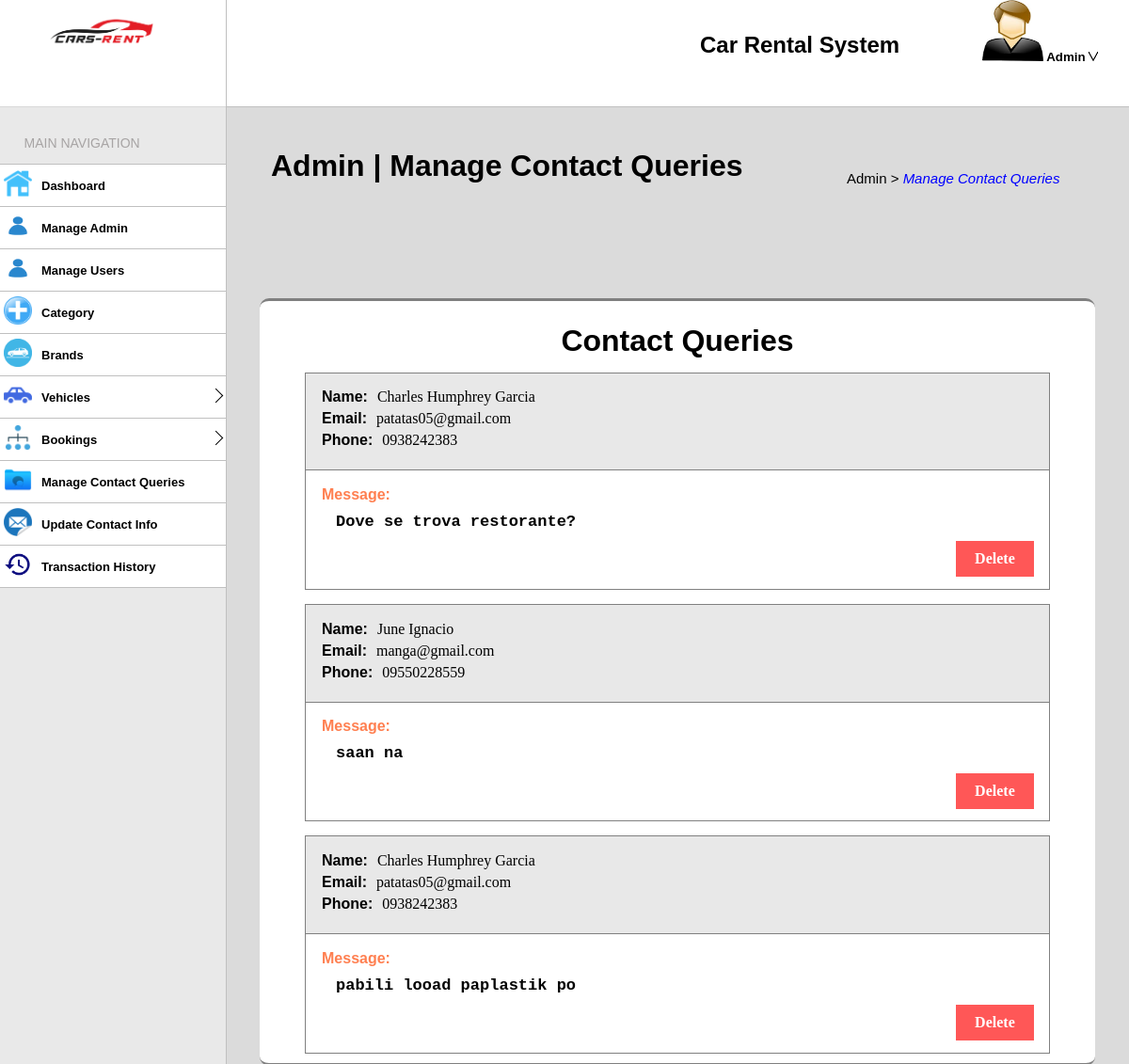
Page /contactqueries.php on the committed database.
### tables this page shows
CREATE TABLE `contactus` (
  `id` int(11) NOT NULL,
  `user_id` int(11) NOT NULL,
  `message` longtext NOT NULL,
  `postingdate` timestamp NOT NULL DEFAULT current_timestamp(),
  `status` int(11) NOT NULL
);

CREATE TABLE `tblusers` (
  `user_id` int(11) NOT NULL,
  `First_Name` varchar(120) NOT NULL,
  `Last_Name` varchar(120) NOT NULL,
  `Email` varchar(100) NOT NULL,
  `Password` varchar(100) NOT NULL,
  `ContactNo` char(11) NOT NULL,
  `house_no` varchar(20) DEFAULT NULL,
  `street` varchar(100) DEFAULT NULL,
  `Barangay` varchar(100) NOT NULL,
  `City` varchar(100) NOT NULL,
  `ZipCode` int(4) NOT NULL,
  `Province` varchar(100) NOT NULL,
  `Country` varchar(100) NOT NULL,
  `RegDate` date NOT NULL
);

### contactqueries.php (the view, shortened to what this page needs)
<?php
	include("include/connection.php");
?>
<!DOCTYPE html>
<html>
<head>
	<link rel="stylesheet" type="text/css" href="css/style.css">
	<link rel="stylesheet" type="text/css" href="css/users.css">
	<link rel="stylesheet" type="text/css" href="css/animate.min.css">
	<link rel="stylesheet" type="text/css" href="css/products.css">
</head>
<body>
	<h1 class="path">Admin | Manage Contact Queries</h1>
	<p class="path1">Admin > <i style="color: blue;">Manage Contact Queries</i> </p>
	<div class="top-left">
		<img src="img/logo.png">
	</div>
	<div class="top-right">
		<h2>Car Rental System</h2>
		<button href class="dropdown">
			<img src="img/user.jpg" class="icon">
			Admin
			<img src="img/dropdown.png" class="down">
		</button>
	</div>
	<div class="bottom-left">
		<span style="font-family: 'Arial',sans-serif;font-size: 14px;position: absolute;top: 3%;
		left: 11%;color: #a7a4a4;">MAIN NAVIGATION</span>
		<div class="images" style="margin-top: 61px;border-top: 1px solid silver;">
			<span><img src="img/home.png"></span>
			<span class="secspan"><a class="navbtn" href="admin.php" >Dashboard</a></span>
		</div>
		<div class="images">
			<span><img src="img/person.png"></span>
			<span class="secspan"><a class="navbtn" href="manageadmin.php" >Manage Admin</a></span>
		</div>
		<div class="images">
			<span><img src="img/person.png"></span>
			<span class="secspan"><a class="navbtn" href="users.php" >Manage Users</a></span>
		</div>
		<div class="images">
			<span><img src="img/add.png"></span>
			<span class="secspan"><a class="navbtn" href="category.php" >Category</a></span>
		</div>
		<div class="images">
			<span><img src="img/brand.png"></span>
			<span class="secspan"><a class="navbtn" href="brand.php" >Brands</a></span>
		</div>
		<div class="images">
			<span><img src="img/vehicle.png"></span>
			<span class="secspan"><button id="vehicle" class="navbtn" href="vehicle.php" >Vehicles</button></span>
			<span class="arrowcase1"><div class="arrow1"></div></span>
		</div>
		<div class="images">
			<span><img src="img/booking.png"></span>
			<span class="secspan"><button id="bookings" class="navbtn" href="#" >Bookings</button></span>
			<span class="arrowcase2"><div class="arrow2"></div></span>
		</div>
		<div class="images">
			<span><img src="img/message.png"></span>
			<span class="secspan"><a class="navbtn" href="contactqueries.php" >Manage Contact Queries</a></span>
		</div>
		<div class="images">
			<span><img src="img/contactinfo.png"></span>
			<span class="secspan"><a class="navbtn" href="upcontactinfo.php" >Update Contact Info</a></span>
		</div>
		<div class="images">
			<span><img src="img/history.png"></span>
			<span class="secspan"><a class="navbtn" href="transaction.php" >Transaction History</a></span>
		</div>
	</div>
	<div class="tablebox tablebox1"  style="width:70%;">
		<h1 style="font-family: 'Agency FB', sans-serif;">Contact Queries</h1>
				<?php
					$sql_show = "SELECT *
					from tblusers
					INNER JOIN contactus
					ON tblusers.user_id = contactus.user_id";
					$result = $conn->query($sql_show);
					if ($result->num_rows>0) {
						while ($rows = $result->fetch_assoc()) {
							$full_name = $rows['First_Name'].' '.$rows['Last_Name'];
				?>
						<div class="box box0" style="margin-top: 15px;border-bottom: none;">
							<div class="boxin">
								<b>Name: </b>
								<p><?php echo $full_name; ?></p>
							</div>
							<div class="boxin">
								<b>Email: </b>
								<p><?php echo $rows['Email']; ?></p>
							</div>
							<div class="boxin">
								<b>Phone: </b>
								<p><?php echo $rows['ContactNo']; ?></p>
							</div>
						</div>
						<div class="box box1">
							<div class="boxon">
								<b>Message: </b>
								<p><?php echo $rows['message']; ?></p>
							</div>
							<a class="delete" href="contacts.php?del1=<?php echo $rows['id']; ?>">Delete</a>
						</div>
				<?php
						}
					}
				?>
	</div>
</body>
</html>

### css/style.css (style rules this page uses)
* { padding: 0; margin: 0; }
body { overflow:scroll; z-index: 1; background-color: #80808047; }
.path { font-family: "Agency FB", sans-serif; position: absolute; top: 14%; left: 24%; }
.path1 { position: absolute; top: 16%; left: 75%; font-family: "Raleway", sans-serif; font-weight: 100; font-size: 15px; }
.top-left { width: 20%; height: 10%; position: fixed; top: 0; border-bottom: 1px solid silver; background-color: white; }
.top-left img { margin-left: 20%; width: 50%; margin-top: 5%; }
.top-right { border-left: 1px solid silver; width: 80%; height: 10%; position: fixed; top: 0; left: 20%; border-bottom: 1px solid silver; background-color: white; z-index: 3; }
.bottom-left { width: 20.1%; height: 90%; position: fixed; top: 10%; left: -1px; background-color: #ffffff61; border-right:1px solid silver; }
.top-right h2 { font-family: "Raleway", sans-serif; position: fixed; top: 3%; left: 62%; }
.dropdown { background-color: white; border: none; position: fixed; top: 0%; left: 87%; font-weight: 700; }
.dropdown .icon { width: 65px; height: 65px; ; }
.dropdown .down { width: 10px; height: 10px; }
.bottom-left .images { background-color: white; width: 100%; transition: ease-in-out .2s ; display: flex; border-bottom: 1px solid silver; }
.bottom-left .images span img { width: 30px; height: 30px; margin: 5px 5px 0 5px; }
.bottom-left .images .secspan { flex-grow:1; }
.bottom-left .images .navbtn { text-decoration: none; color: black; font-family: "Raleway", sans-serif; font-size: 13px; font-weight: 700; display: flex; border:none; transition: ease-in-out .2s ; padding: 15px 0 14px 5px; background-color: white; }
.bottom-left .images button { width: 100%; }
.arrow1 { border-top: 1px solid black; border-right: 1px solid black; width: 10px; height: 10px; z-index: 3; transform: rotate(45deg); margin-top: 15px; margin-right: 5px; transition: ease-in-out .3s; }
.arrow2 { border-top: 1px solid black; border-right: 1px solid black; width: 10px; height: 10px; z-index: 3; transform: rotate(45deg); margin-top: 15px; margin-right: 5px; transition: ease-in-out .3s; }

### css/users.css (style rules this page uses)
.tablebox { background-color: white; width: 73%; position: absolute; top: 28%; right: 1%; border-radius: 10px; border-top: 3px solid gray; border-bottom: 3px solid gray; padding:2%; display: flex; flex-direction: column; }
.tablebox1 { background-color: white; width: 73%; position: absolute; top: 28%; left: 23%; border-radius: 10px; display: grid; place-items: center; padding-bottom: 10px; border-top: 3px solid gray; border-bottom: 3px solid gray; }
.tablebox1 .box { padding: 2%; border: 1px solid gray; width: 90%; }
.tablebox1 .box0 { background-color: #8080802e; }
.tablebox1 .box1 { padding: 2% 2% 5% 2%; position: relative; }
.tablebox1 .box .boxin { display: flex; margin-bottom: 5px; }
.tablebox1 .box .boxin b { font-family: sans-serif; }
.tablebox1 .box .boxin p { margin-left: 10px; }
.tablebox1 .box .boxon { position: relative; }
.tablebox1 .box .boxon b { font-family: sans-serif; color: coral; }
.tablebox1 .box .boxon p { font-family: "Courier New"; font-weight: 700; margin: 10px 0 20px 15px; font-size: 17px; }
.tablebox1 .box .delete { width: 8%; background-color: #ff0000a8; padding: 10px; border: none; color: white; text-decoration: none; position: absolute; bottom: 10%; right: 2%; text-align: center; font-weight: 700; }

### rows in the picture
contactus: user.Last_Name "Charles Humphrey Garcia", user.Email "patatas05@gmail.com", user.ContactNo "0938242383", message "Dove se trova restorante?"
contactus: user.Last_Name "June Ignacio", user.Email "manga@gmail.com", user.ContactNo "09550228559", message "saan na"
contactus: user.Last_Name "Charles Humphrey Garcia", user.Email "patatas05@gmail.com", user.ContactNo "0938242383", message "pabili looad paplastik po"
